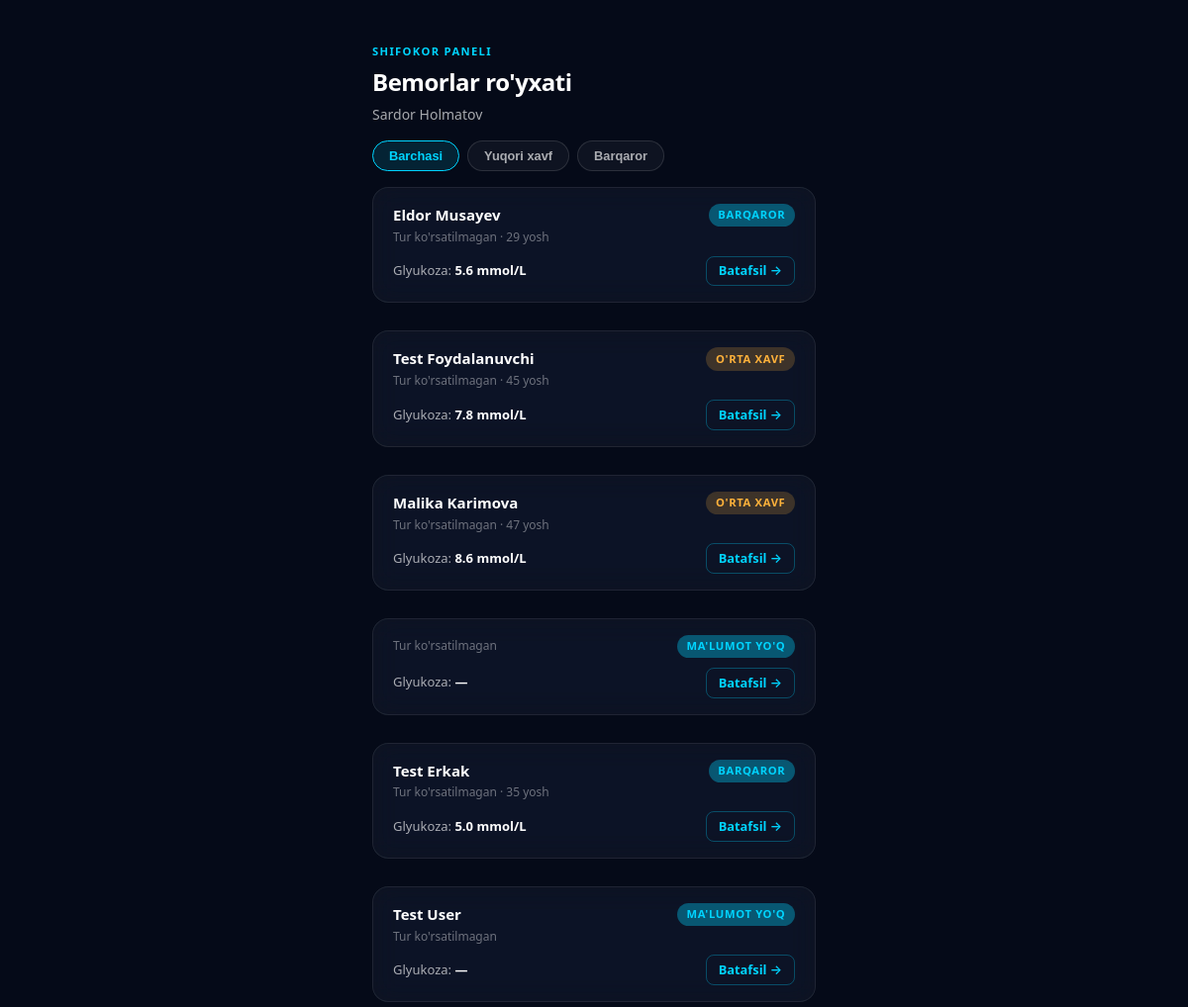
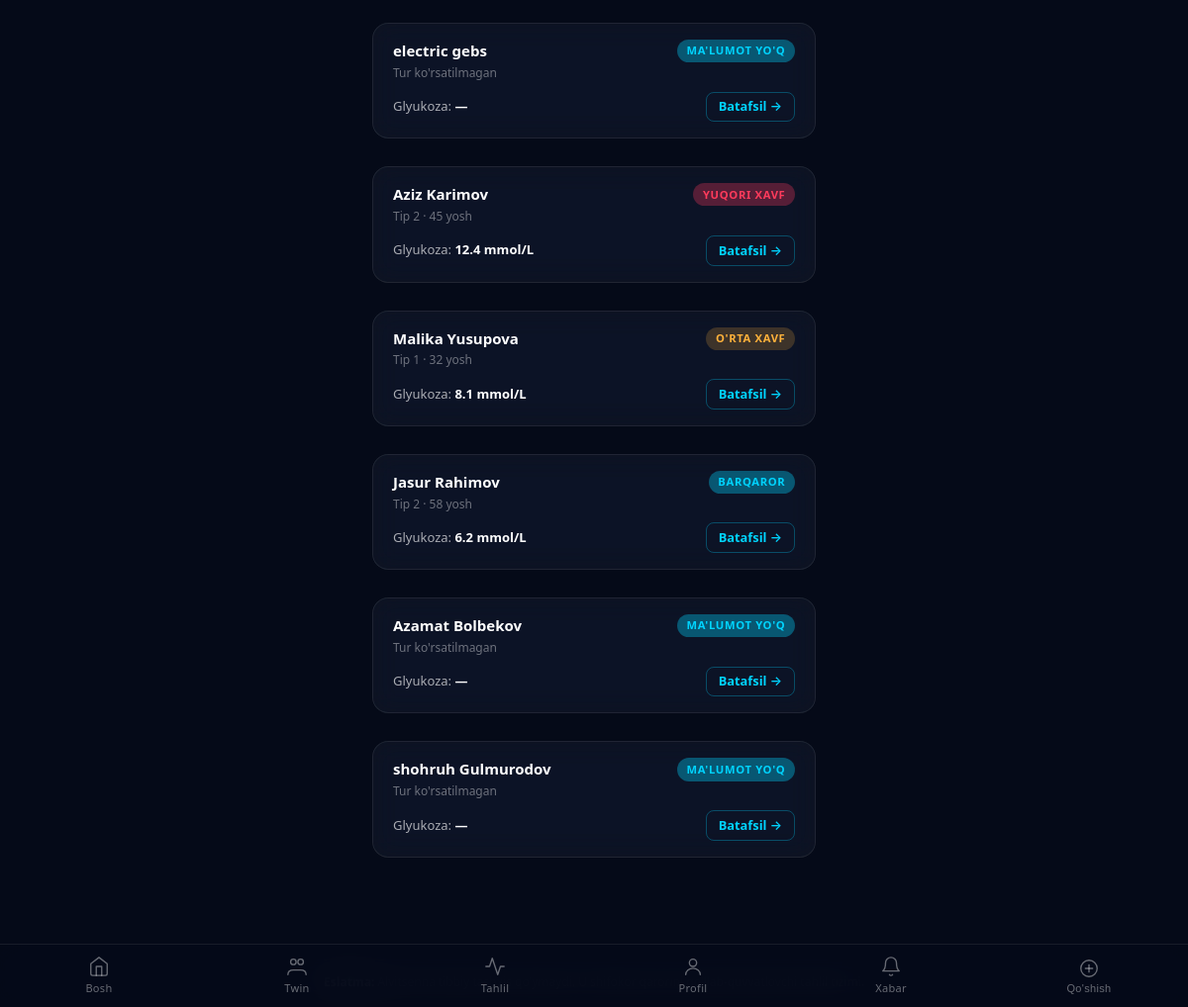
The page /doctor/ (signed in) on the database its author committed (2 pictures, top to bottom).
### accounts/models.py (models this page shows, shortened)
class Profile(models.Model):
    GENDER_CHOICES = [('male', 'Erkak'), ('female', 'Ayol')]
    user = models.OneToOneField(
        settings.AUTH_USER_MODEL,
        on_delete=models.CASCADE,
        related_name='profile',
    )
    ACTIVITY_CHOICES = [
        ('student', 'Talaba'),
        ('employee', 'Xodim'),
        ('entrepreneur', 'Tadbirkor'),
    ]
    full_name = models.CharField(max_length=150, blank=True)
    phone_number = models.CharField(max_length=20, blank=True)
    gender = models.CharField(max_length=10, choices=GENDER_CHOICES, default='male')
    birth_date = models.DateField(null=True, blank=True)
    region = models.CharField(max_length=100, blank=True)
    district = models.CharField(max_length=100, blank=True)
    address = models.CharField(max_length=255, blank=True)
    profession = models.CharField(max_length=150, blank=True)
    activity_type = models.CharField(max_length=20, choices=ACTIVITY_CHOICES, blank=True)
    age = models.PositiveSmallIntegerField(null=True, blank=True)
    height_cm = models.PositiveSmallIntegerField(null=True, blank=True)
    weight_kg = models.PositiveSmallIntegerField(null=True, blank=True)
    blood_glucose = models.FloatField(null=True, blank=True)
    bp_systolic = models.PositiveSmallIntegerField(null=True, blank=True)
    bp_diastolic = models.PositiveSmallIntegerField(null=True, blank=True)
    daily_steps = models.PositiveIntegerField(null=True, blank=True)
    sleep_hours = models.FloatField(null=True, blank=True)
    takes_medication = models.BooleanField(default=False)
    is_verified = models.BooleanField(default=False)
    is_doctor = models.BooleanField(default=False)
    DIABETES_CHOICES = [('tip1', 'Tip 1'), ('tip2', 'Tip 2'), ('prediabet', 'Prediabet')]
    diabetes_type = models.CharField(max_length=20, choices=DIABETES_CHOICES, blank=True)
    risk_score = models.PositiveSmallIntegerField(default=0)
    created_at = models.DateTimeField(auto_now_add=True)
    updated_at = models.DateTimeField(auto_now=True)

### diabetes/views.py (the view)
# urls.py: path('',                                         views.doctor_dashboard,       name='doctor_dashboard'),
def doctor_dashboard(request):
    if not _doctor_required(request):
        return redirect('login')
    patients = Profile.objects.filter(is_doctor=False).select_related('user')
    return render(request, 'doctor/dashboard.html', {'patients': patients})

### diabetes/context_processors.py (called while the page is built)
def unread_alerts_count(request):
    if request.user.is_authenticated:
        count = Alert.objects.filter(user=request.user, is_read=False).count()
        return {'unread_alerts_count': count}
    return {'unread_alerts_count': 0}

### diabetes/views.py (called while the page is built)
def _doctor_required(request):
    if not request.user.is_authenticated:
        return False
    try:
        return request.user.profile.is_doctor
    except Profile.DoesNotExist:
        return False

### templates/doctor/dashboard.html (shortened to what this page needs)
{% extends 'base.html' %}
{% block content %}
<div class="page-body">
  <div class="page-header">
    <p class="page-header__eyebrow">SHIFOKOR PANELI</p>
    <h1 class="page-header__title">Bemorlar ro'yxati</h1>
    <p class="page-header__sub">{{ request.user.get_full_name }}</p>
  </div>
  <div style="display:flex; gap:0.5rem; margin-bottom:1rem; flex-wrap:wrap;">
    <button onclick="filterCards('all')" id="btn-all"
      style="padding:0.45rem 1rem; border-radius:20px; border:1px solid var(--cyan); background:rgba(0,212,255,0.12); color:var(--cyan); font-size:0.8rem; font-weight:600; cursor:pointer;">
      Barchasi
    </button>
    <button onclick="filterCards('high')" id="btn-high"
      style="padding:0.45rem 1rem; border-radius:20px; border:1px solid rgba(255,255,255,0.12); background:rgba(255,255,255,0.04); color:var(--text-secondary); font-size:0.8rem; font-weight:600; cursor:pointer;">
      Yuqori xavf
    </button>
    <button onclick="filterCards('ok')" id="btn-ok"
      style="padding:0.45rem 1rem; border-radius:20px; border:1px solid rgba(255,255,255,0.12); background:rgba(255,255,255,0.04); color:var(--text-secondary); font-size:0.8rem; font-weight:600; cursor:pointer;">
      Barqaror
    </button>
  </div>
  <div style="display:flex; flex-direction:column; gap:0.75rem;" id="patient-list">
    {% for p in patients %}
      {% if p.blood_glucose %}
        {% if p.blood_glucose > 11 %}
          {% with risk_level="high" risk_label="Yuqori xavf" badge_class="level-high" %}
            {% include 'doctor/_patient_card.html' %}
          {% endwith %}
        {% elif p.blood_glucose >= 7 %}
          {% with risk_level="medium" risk_label="O'rta xavf" badge_class="level-medium" %}
            {% include 'doctor/_patient_card.html' %}
          {% endwith %}
        {% else %}
          {% with risk_level="ok" risk_label="Barqaror" badge_class="level-note" %}
            {% include 'doctor/_patient_card.html' %}
          {% endwith %}
        {% endif %}
      {% else %}
        {% with risk_level="ok" risk_label="Ma'lumot yo'q" badge_class="level-note" %}
          {% include 'doctor/_patient_card.html' %}
        {% endwith %}
      {% endif %}
    {% empty %}
      <p style="color:var(--text-dim); font-size:0.875rem; text-align:center; padding:2rem 0;">Bemorlar topilmadi</p>
    {% endfor %}
  </div>
</div>
{% endblock %}

### templates/base.html (shortened to what this page needs)
{% load static %}
<!DOCTYPE html>
<html lang="uz">
<head>
  <link rel="stylesheet" href="{% static 'css/main.css' %}">
</head>
<body>
  <div class="container">
    {% block content %}{% endblock %}
  </div>
  <p class="disclaimer">
    <strong>Eslatma:</strong> Alvitsenna tibbiy tashxis qo'ymaydi.
    U shifokor qarorini qo'llab-quvvatlovchi tahlil tizimi.
  </p>
  {% if user.is_authenticated and request.resolver_match.url_name != 'login' and request.resolver_match.url_name != 'register' and request.resolver_match.url_name != 'onboarding' %}
  <nav class="bottom-nav">
    <a href="{% url 'dashboard' %}"
       class="bottom-nav__item {% if request.resolver_match.url_name == 'dashboard' %}active{% endif %}">
      <svg class="nav-icon" viewBox="0 0 24 24" fill="none" stroke="currentColor" stroke-width="1.5" stroke-linecap="round" stroke-linejoin="round">
        <path d="M3 9l9-7 9 7v11a2 2 0 01-2 2H5a2 2 0 01-2-2z"/>
        <polyline points="9,22 9,12 15,12 15,22"/>
      </svg>
      <span>Bosh</span>
    </a>
    <a href="{% url 'twin' %}"
       class="bottom-nav__item {% if request.resolver_match.url_name == 'twin' %}active{% endif %}">
      <svg class="nav-icon" viewBox="0 0 24 24" fill="none" stroke="currentColor" stroke-width="1.5" stroke-linecap="round" stroke-linejoin="round">
        <circle cx="8" cy="7" r="3"/>
        <circle cx="16" cy="7" r="3"/>
        <path d="M2 21c0-3.3 2.7-5 6-5h8c3.3 0 6 1.7 6 5"/>
      </svg>
      <span>Twin</span>
    </a>
    <a href="{% url 'analysis' %}"
       class="bottom-nav__item {% if request.resolver_match.url_name == 'analysis' %}active{% endif %}">
      <svg class="nav-icon" viewBox="0 0 24 24" fill="none" stroke="currentColor" stroke-width="1.5" stroke-linecap="round" stroke-linejoin="round">
        <polyline points="22,12 18,12 15,21 9,3 6,12 2,12"/>
      </svg>
      <span>Tahlil</span>
    </a>
    <a href="{% url 'profile' %}"
       class="bottom-nav__item {% if request.resolver_match.url_name == 'profile' %}active{% endif %}">
      <svg class="nav-icon" viewBox="0 0 24 24" fill="none" stroke="currentColor" stroke-width="1.5" stroke-linecap="round" stroke-linejoin="round">
        <circle cx="12" cy="8" r="4"/>
        <path d="M4 21c0-4 3.6-7 8-7s8 3 8 7"/>
      </svg>
      <span>Profil</span>
    </a>
    <a href="{% url 'alerts_view' %}"
       class="bottom-nav__item {% if request.resolver_match.url_name == 'alerts_view' %}active{% endif %}"
       style="position:relative;">
      <svg class="nav-icon" viewBox="0 0 24 24" fill="none" stroke="currentColor" stroke-width="1.5" stroke-linecap="round" stroke-linejoin="round">
        <path d="M18 8a6 6 0 10-12 0c0 7-3 9-3 9h18s-3-2-3-9"/>
        <path d="M13.73 21a2 2 0 01-3.46 0"/>
      </svg>
      <span>Xabar</span>
    </a>
    <button id="plusBtn" onclick="togglePlusMenu()" class="bottom-nav__item" style="background:none;border:none;cursor:pointer;">
      <svg class="nav-icon" viewBox="0 0 24 24" fill="none" stroke="currentColor" stroke-width="1.5" stroke-linecap="round" stroke-linejoin="round">
        <circle cx="12" cy="12" r="9"/>
        <line x1="12" y1="8" x2="12" y2="16"/>
        <line x1="8" y1="12" x2="16" y2="12"/>
      </svg>
      <span>Qo'shish</span>
    </button>
  </nav>
  {% endif %}
</body>
</html>

### templates/doctor/_patient_card.html
<div class="glass-card patient-card" data-risk="{{ risk_level }}" style="padding:1rem 1.25rem;">
  <div style="display:flex; justify-content:space-between; align-items:flex-start; margin-bottom:0.6rem;">
    <div>
      <p style="font-size:0.9375rem; font-weight:600; color:var(--text-primary); margin-bottom:0.15rem;">
        {{ p.full_name|default:p.user.get_full_name }}
      </p>
      <p style="font-size:0.75rem; color:var(--text-dim);">
        {{ p.get_diabetes_type_display|default:"Tur ko'rsatilmagan" }}
        {% if p.age %} · {{ p.age }} yosh{% endif %}
      </p>
    </div>
    <span class="risk-badge {{ badge_class }}">{{ risk_label }}</span>
  </div>
  <div style="display:flex; justify-content:space-between; align-items:center;">
    <p style="font-size:0.8125rem; color:var(--text-secondary);">
      Glyukoza:
      <span style="color:var(--text-primary); font-weight:600;">
        {% if p.blood_glucose %}{{ p.blood_glucose }} mmol/L{% else %}—{% endif %}
      </span>
    </p>
    <a href="{% url 'doctor_patient_detail' p.id %}"
       style="font-size:0.8rem; font-weight:600; color:var(--cyan); text-decoration:none;
              border:1px solid rgba(0,212,255,0.3); border-radius:8px; padding:0.3rem 0.75rem;">
      Batafsil →
    </a>
  </div>
</div>

### static/css/main.css (style rules this page uses)
:root { --bg-deep: #050A18; --bg-card: rgba(255, 255, 255, 0.04); --border-subtle: rgba(255, 255, 255, 0.08); --cyan: #00D4FF; --cyan-glow: rgba(0, 212, 255, 0.35); --danger: #FF3B5C; --danger-glow: rgba(255, 59, 92, 0.3); --safe: #00FF88; --warning: #FFB23B; --text-primary: #FFFFFF; --text-secondary: rgba(255, 255, 255, 0.65); --text-dim: rgba(255, 255, 255, 0.4); --radius: 12px; --radius-lg: 16px; --radius-pill: 999px; }
*, *::before, *::after { box-sizing: border-box; margin: 0; padding: 0; }
html { scroll-behavior: smooth; -webkit-text-size-adjust: 100%; }
body { background-color: var(--bg-deep); font-family: system-ui, -apple-system, 'Segoe UI', Roboto, sans-serif; color: var(--text-primary); min-height: 100dvh; line-height: 1.5; -webkit-font-smoothing: antialiased; }
.container { width: 100%; max-width: 480px; margin-inline: auto; padding: 1.25rem 1rem; }
.glass-card { background: var(--bg-card); border: 1px solid var(--border-subtle); border-radius: var(--radius-lg); backdrop-filter: blur(12px) saturate(1.4); -webkit-backdrop-filter: blur(12px) saturate(1.4); padding: 1.25rem; }
.glass-card + .glass-card { margin-top: 1rem; }
.bottom-nav { position: fixed; bottom: 0; left: 0; right: 0; height: 64px; background: rgba(5, 10, 24, 0.85); backdrop-filter: blur(20px) saturate(1.5); -webkit-backdrop-filter: blur(20px) saturate(1.5); border-top: 1px solid var(--border-subtle); display: flex; align-items: stretch; z-index: 100; }
.bottom-nav__item { flex: 1; display: flex; flex-direction: column; align-items: center; justify-content: center; gap: 3px; text-decoration: none; color: var(--text-dim); font-size: 0.6875rem; font-weight: 500; letter-spacing: 0.03em; transition: color 0.2s ease; -webkit-tap-highlight-color: transparent; }
.bottom-nav__item svg, .bottom-nav__item .nav-icon { width: 22px; height: 22px; transition: filter 0.2s ease; }
.page-body { padding-bottom: 80px; }
.risk-badge { font-size: 0.7rem; font-weight: 700; letter-spacing: 0.06em; text-transform: uppercase; padding: 0.2rem 0.6rem; border-radius: var(--radius-pill); }
.risk-badge.level-high { background: var(--danger-glow); color: var(--danger); }
.risk-badge.level-medium { background: rgba(255, 178, 59, 0.2); color: var(--warning); }
.risk-badge.level-note { background: var(--cyan-glow); color: var(--cyan); }
.disclaimer { font-size: 0.75rem; color: var(--text-dim); text-align: center; padding: 1rem 1.25rem; line-height: 1.6; }
.disclaimer strong { color: var(--text-secondary); }
.page-header { padding: 1.5rem 0 1rem; }
.page-header__eyebrow { font-size: 0.7rem; font-weight: 600; letter-spacing: 0.12em; text-transform: uppercase; color: var(--cyan); margin-bottom: 0.25rem; }
.page-header__title { font-size: 1.5rem; font-weight: 800; color: var(--text-primary); letter-spacing: -0.02em; }
.page-header__sub { font-size: 0.875rem; color: var(--text-secondary); margin-top: 0.25rem; }

### rows shown on the page
Profile: full_name "Eldor Musayev", diabetes_type "Tur ko'rsatilmagan", age "29", risk_label "BARQAROR", blood_glucose "5.6"
Profile: full_name "Test Foydalanuvchi", diabetes_type "Tur ko'rsatilmagan", age "45", risk_label "O'RTA XAVF", blood_glucose "7.8"
Profile: full_name "Malika Karimova", diabetes_type "Tur ko'rsatilmagan", age "47", risk_label "O'RTA XAVF", blood_glucose "8.6"
Profile: diabetes_type "Tur ko'rsatilmagan", risk_label "MA'LUMOT YO'Q"
Profile: full_name "Test Erkak", diabetes_type "Tur ko'rsatilmagan", age "35", risk_label "BARQAROR", blood_glucose "5.0"
Profile: full_name "Test User", diabetes_type "Tur ko'rsatilmagan", risk_label "MA'LUMOT YO'Q"
Profile: full_name "electric gebs", diabetes_type "Tur ko'rsatilmagan", risk_label "MA'LUMOT YO'Q"
Profile: full_name "Aziz Karimov", diabetes_type "Tip 2", age "45", risk_label "YUQORI XAVF", blood_glucose "12.4"
Profile: full_name "Malika Yusupova", diabetes_type "Tip 1", age "32", risk_label "O'RTA XAVF", blood_glucose "8.1"
Profile: full_name "Jasur Rahimov", diabetes_type "Tip 2", age "58", risk_label "BARQAROR", blood_glucose "6.2"
Profile: full_name "Azamat Bolbekov", diabetes_type "Tur ko'rsatilmagan", risk_label "MA'LUMOT YO'Q"
Profile: full_name "shohruh Gulmurodov", diabetes_type "Tur ko'rsatilmagan", risk_label "MA'LUMOT YO'Q"

### other values the page prints
{{ request.user.get_full_name }} "Sardor Holmatov"
